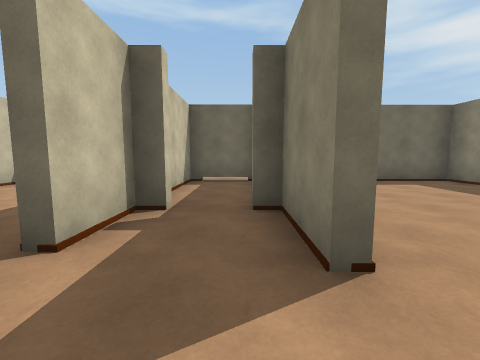
[1] (above)

17 first-person views from a walk through a 3-D level made in the Unity game engine. The camera is 1.4 m above the floor, tilts 6° down and sees 90° across. The floor is counted in squares, 2 m on a side. Each view is taken from the middle of a square. On the plan, view 1 faces up. The plan holds only what a view shows up to about 9 squares ahead; the rest is blank. The place goes on beyond the plan.

[2]
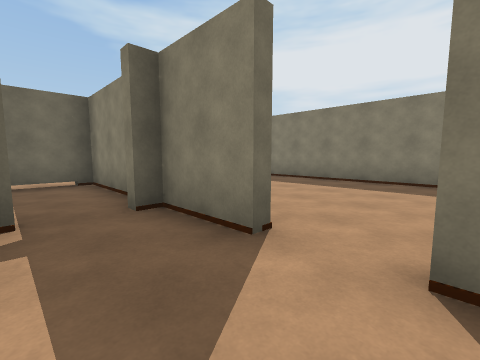

[3]
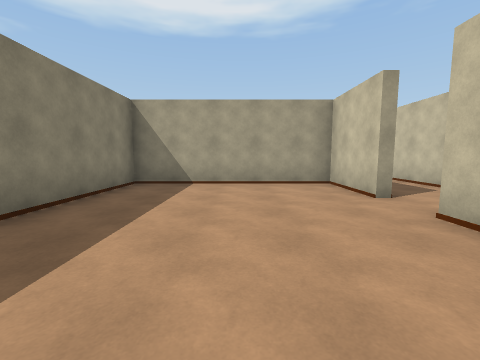

[4]
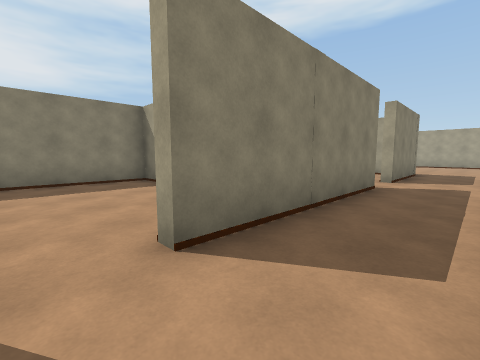

[5]
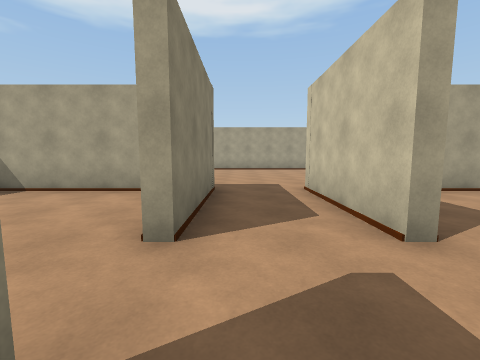

[6]
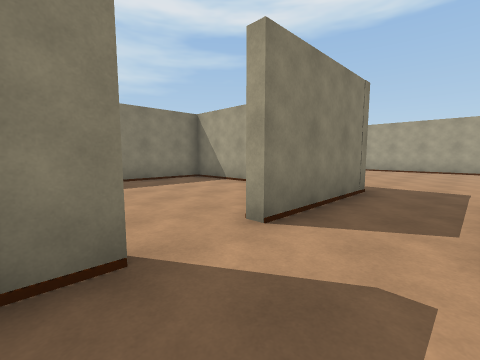

[7]
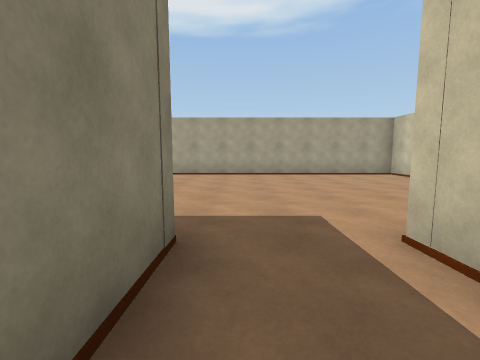

[8]
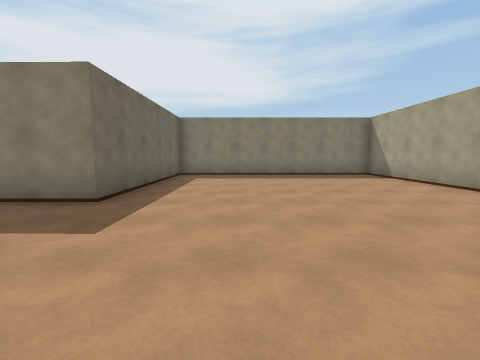

[9]
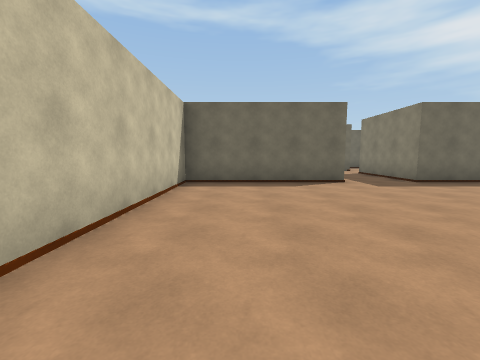

[10]
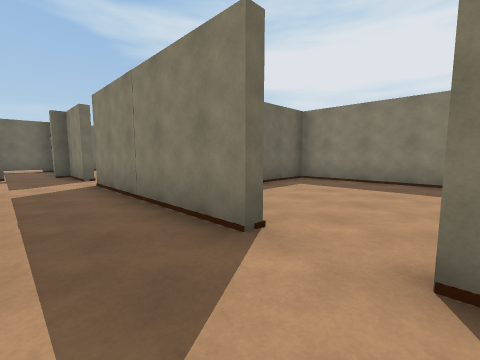

[11]
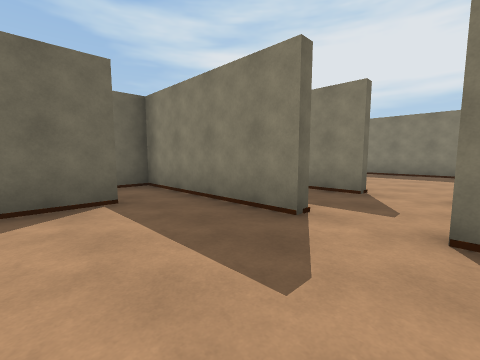

[12]
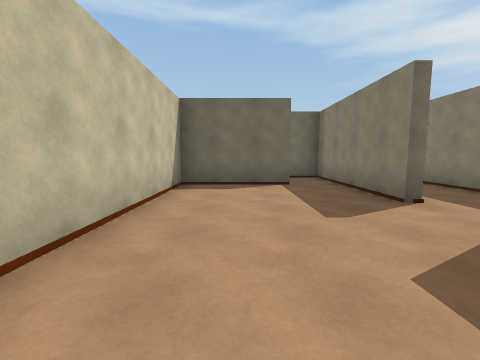

[13]
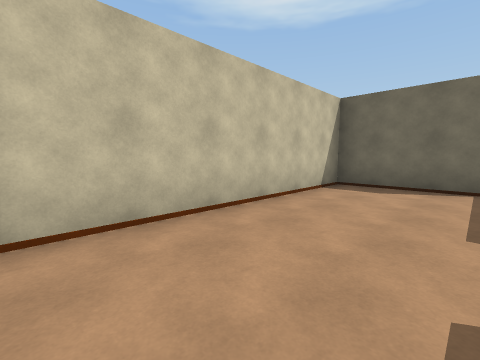

[14]
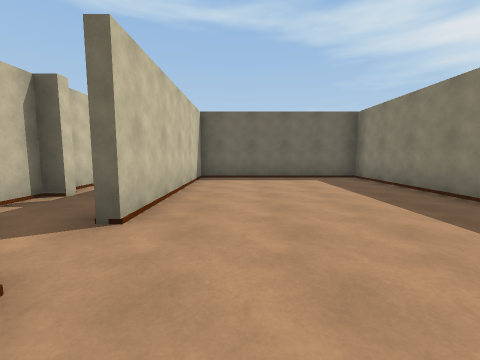

[15]
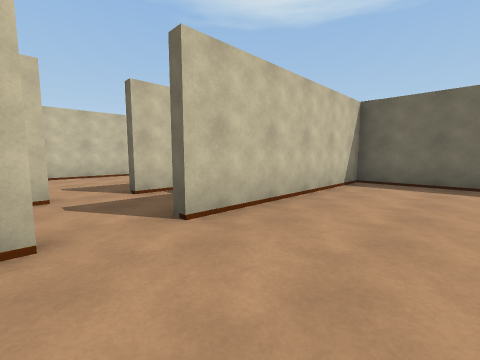

[16]
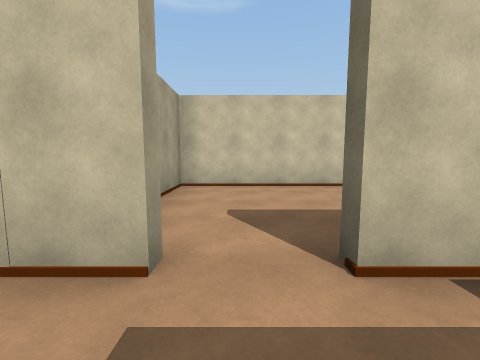

[17]
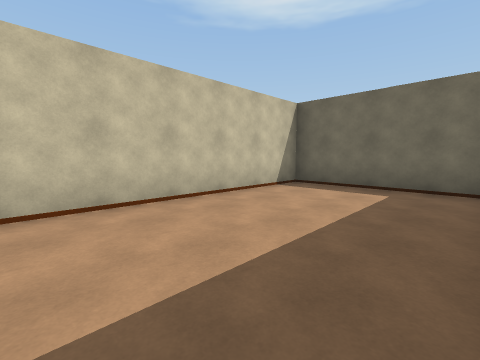

### Floor plan
Ten units are one square. View 1 is at (0, 0); x grows to the right and y downward. Boxes are objects, and circles mark ways between rooms. Rooms are numbered by the first view taken in them; rooms with no view inside come last. Other rooms are left out.
<svg viewBox="-59 -69 120 230">
<path fill="none" stroke="#000" d="M-13 57 -13 89 -54 89 -54 156 56 156 56 89 5 89 5 59M5 46 5 -2M-13 -5 -13 29M5 -14 5 -30 1 -30M-9 -30 -13 -30 -13 -16M8 -3 8 19 56 19 56 -64 8 -64 8 -14M-16 46 -16 6M-28 23 -54 23 -54 81M-48 86 -39 86M-19 -64 -54 -64 -54 3 -39 3M14 86 56 86 56 21 38 21M5 -42 5 -64 -13 -64 -13 -38"/>
<circle cx="10" cy="-10" r="3" fill="#2a7"/>
<circle cx="-20" cy="50" r="3" fill="#2a7"/>
<circle cx="-20" cy="-10" r="3" fill="#2a7"/>
<circle cx="10" cy="50" r="3" fill="#2a7"/>
<circle cx="0" cy="-30" r="3" fill="#2a7"/>
<text x="0" y="100">1</text>
<text x="30" y="-30">2</text>
<text x="-40" y="50">3</text>
<text x="-40" y="-30">4</text>
<text x="30" y="50">5</text>
<text x="-10" y="-50">6</text>
</svg>
Room 1 opens to room 2. Room 1 opens to room 3. Room 1 opens to room 4. Room 1 opens to room 5. Room 1 opens to room 6.

Where each view was taken, in squares from view 1:
view 1: 0 up, 0 right, facing up
view 2: 0 up, 1 left, facing up-right
view 3: 4 up, 3 right, facing down
view 4: 1 up, 1 left, facing down-right
view 5: 4 down, 0 right, facing down
view 6: 4 down, 1 left, facing down-right
view 7: 7 down, 0 right, facing down
view 8: 11 down, 3 left, facing right
view 9: 15 down, 4 left, facing up
view 10: 6 down, 1 left, facing up-right
view 11: 6 down, 4 left, facing up-right
view 12: 8 down, 4 left, facing up
view 13: 8 down, 3 left, facing up-left
view 14: 1 down, 2 right, facing up
view 15: 0 up, 3 right, facing up-left
view 16: 1 up, 0 right, facing left
view 17: 1 up, 2 left, facing up-left
